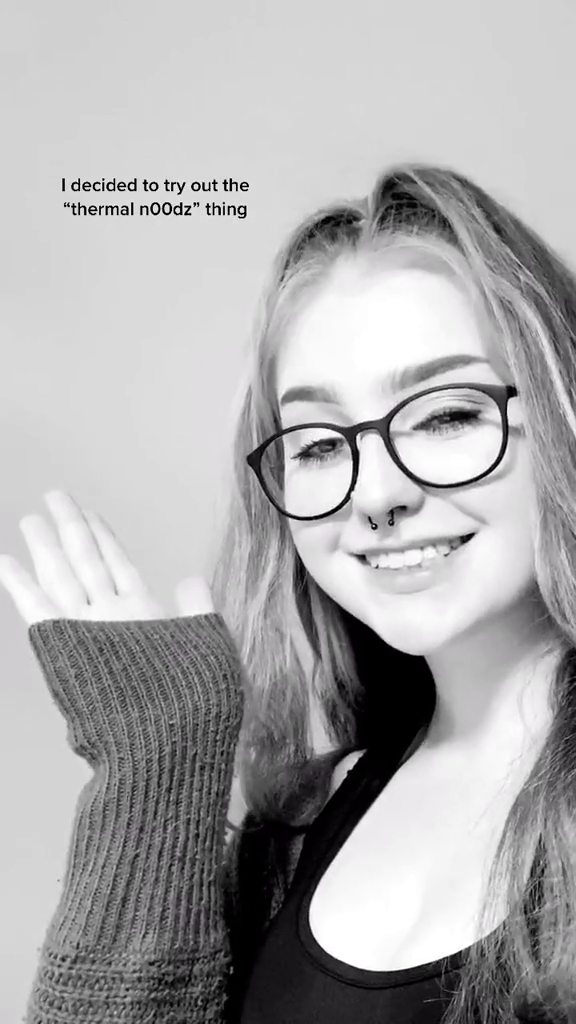
#> input picture frame 33 of 6814682312941243653.mp4, 576 x 1024 px, given in place of boxes.mp4, which was not available
$ python contors.py
#> lines starting #> are read from the running program, lines starting #| are printed output that depends on the picture
import cv2
import numpy as np
file = '/Users/michaelhuber/Desktop/Algos/files/boxes.mp4'

cap = cv2.VideoCapture(file)
while(True):
    _, org_frame = cap.read()
#> org_frame is the input picture: shape (1024, 576, 3); mean B, G, R 172.5, 171.3, 172.2

    blur_frame = cv2.blur(org_frame,(5,5))

    _, thresh_frame = cv2.threshold(blur_frame,150,170,cv2.THRESH_BINARY)
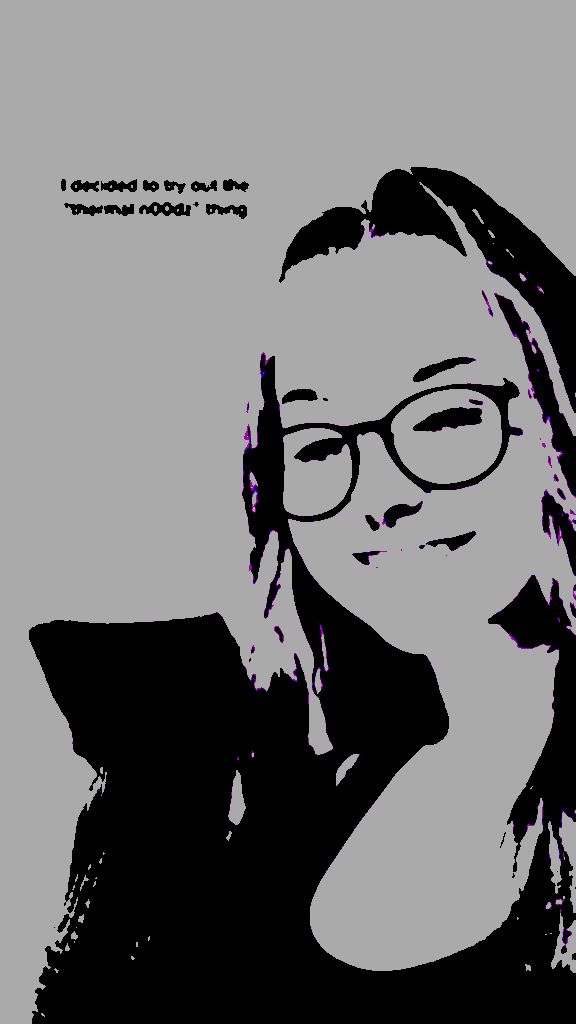
#> thresh_frame: shape (1024, 576, 3); mean B, G, R 115.2, 114.5, 115

    cv2.imshow('blurred and threshed image',thresh_frame)
    if cv2.waitKey(1) & 0xFF == ord('q'):
#> (key q is pressed here)
        break

cap.release()
cv2.destroyAllWindows()
#works

$ run again, starting later in the video
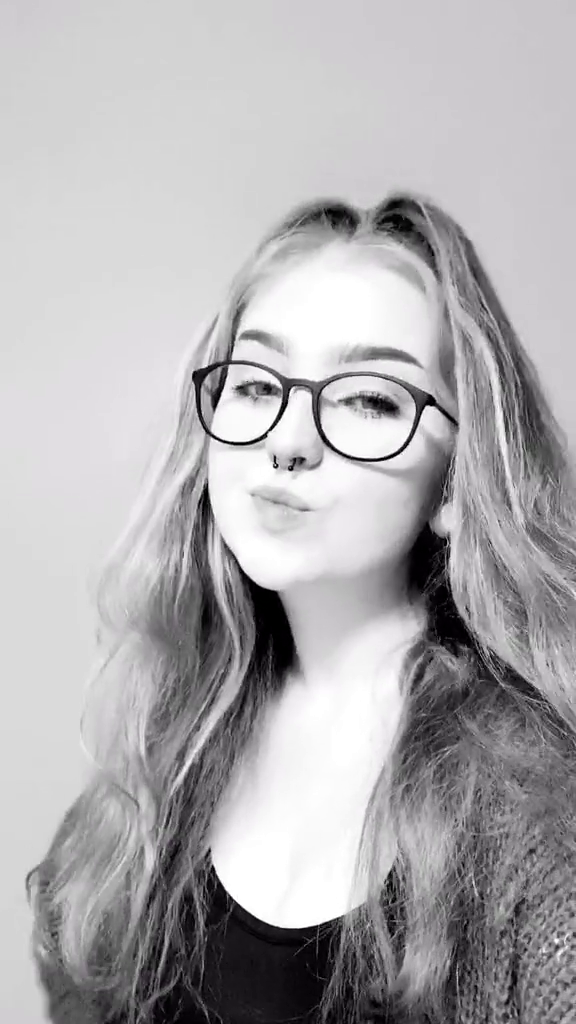
#> input picture frame 150 of 6814682312941243653.mp4, 576 x 1024 px, given in place of boxes.mp4, which was not available
#> org_frame is the input picture: shape (1024, 576, 3); mean B, G, R 176, 173.7, 175.4
#> `_, thresh_frame = cv2.threshold(blur_frame,150,170,cv2.THRESH_BINARY)`:
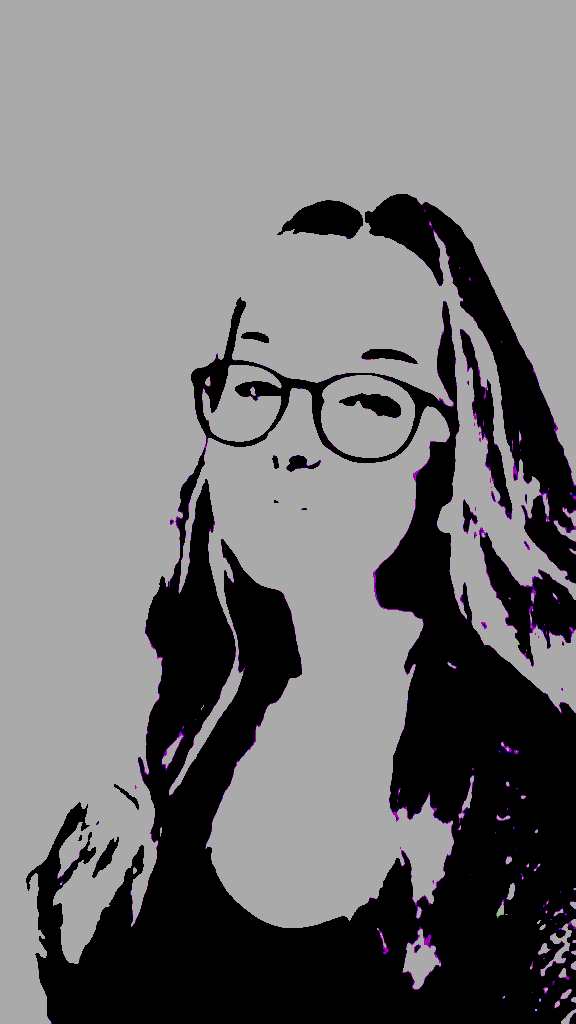
#> thresh_frame: shape (1024, 576, 3); mean B, G, R 118.9, 117.6, 118.6

$ run again, starting later in the video
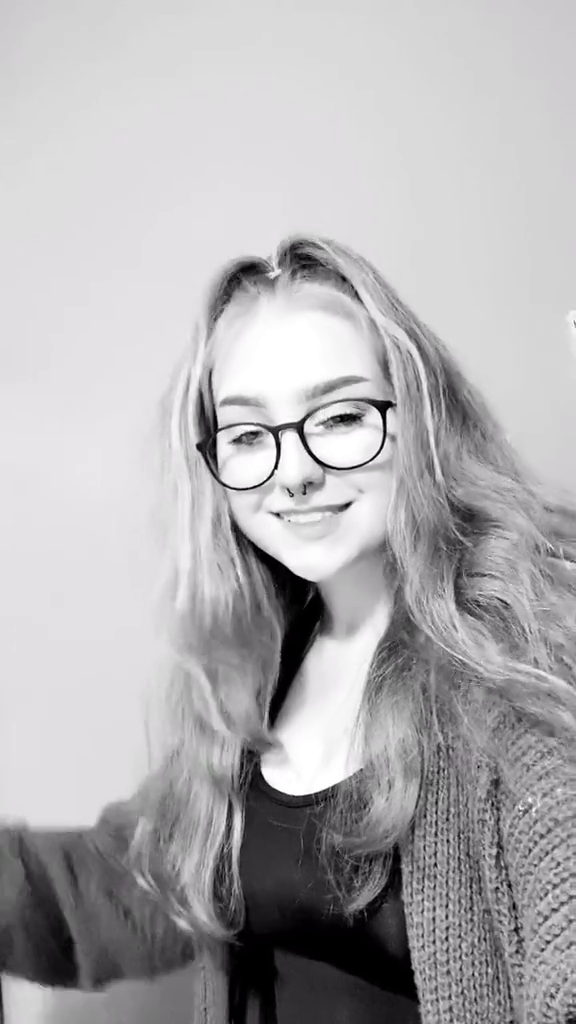
#> input picture frame 268 of 6814682312941243653.mp4, 576 x 1024 px, given in place of boxes.mp4, which was not available
#> org_frame is the input picture: shape (1024, 576, 3); mean B, G, R 178.1, 175.4, 177.4
#> `_, thresh_frame = cv2.threshold(blur_frame,150,170,cv2.THRESH_BINARY)`:
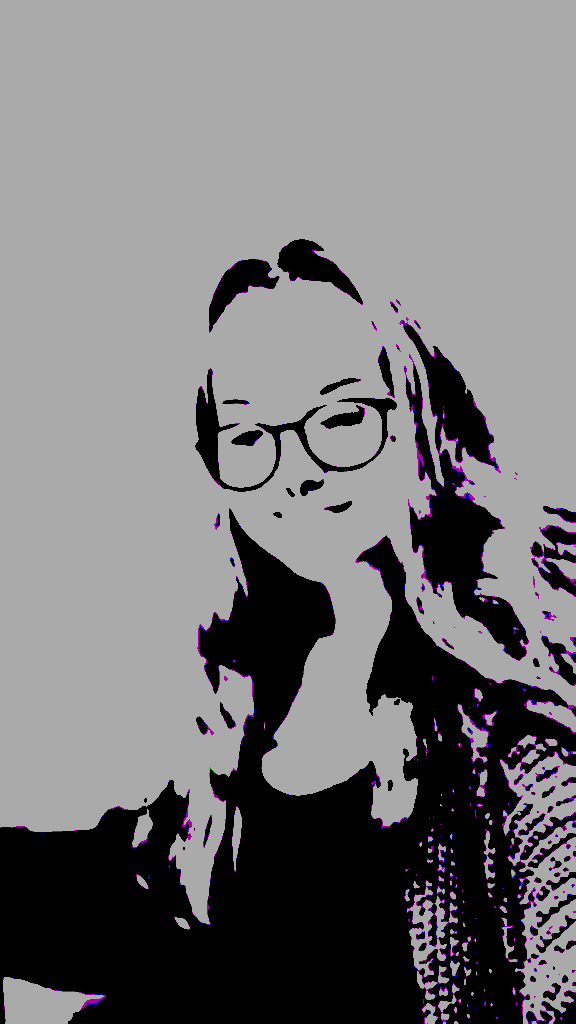
#> thresh_frame: shape (1024, 576, 3); mean B, G, R 121.2, 119, 120.6
